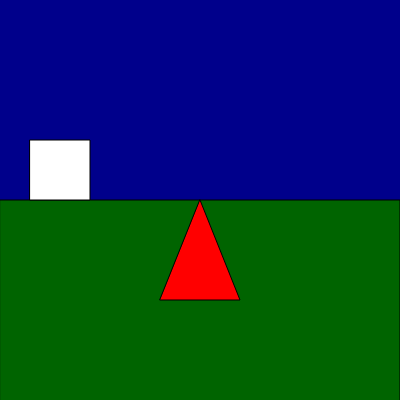
Frame 1 (no input)
Frame 60 (no input): identical to frame 1, image omitted
Frame 120 (the mouse pressed at the canvas centre since frame 60): identical to frame 1, image omitted

The p5.js sketch that drew this single still picture (run headless with seeded random() and noise() and a simulated clock; from frame 60 on, the mouse is pressed at the canvas centre):

// p5.js sketch
// ── sketch.js
function setup() {
  createCanvas(400, 400);
}

function draw() {
  background(220);
//fare cielo scuro
background("darkblue");
//prato verde
fill("darkgreen")
rect(0, 200, 400, 300);
//prima casetta
fill("white")
rect(30, 140, 60, 60)
//tetto
fill("red")
triangle(160, 300, 240, 300, 200, 200)



}
